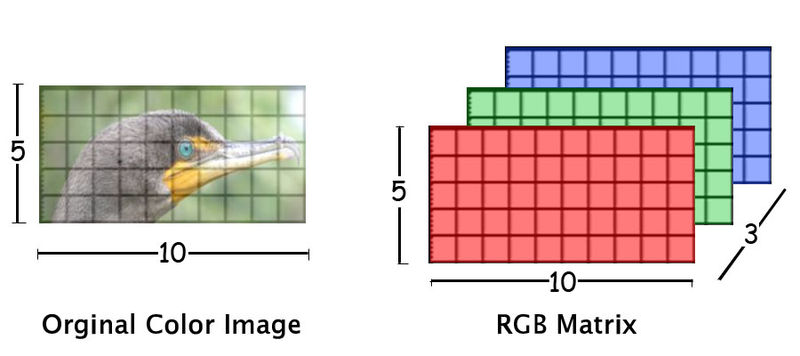
#> input picture labs/img/image_tensor.png, 800 x 356 px
$ jupyter execute --allow-errors 06-images-dataloaders.ipynb   (older library calls are emulated)
#> lines starting #> are read from the running program, lines starting #| are printed output that depends on the picture; after the words box and inside, x2 and y2 are one past the last pixel; in counts of white or black regions, pixels touching at a corner belong together
# Deep Learning course - LAB 6

## Images in Python and PyTorch - custom Datasets and DataLoaders

### Welcome to the fantastic world of Computer Vision!

This Lab will roughly be split in two logically-connected sections:

1. Image manipulation using OpenCV: we will have a quick tour of OpenCV Python API for image management and manipulation.
2. We will learn how to construct a custom Dataset in PyTorch (both in time-efficient and memory-efficient ways) and how to feed Datasets into DataLoaders for ANN training. Here, we will use the basics learned in Part 1 to construct specific data augmentation techniques.

## 1. Introduction to OpenCV

OpenCV is a library for real-time Computer Vision (CV) applications, originally developed by Intel, programmed in C++ and providing a useful Python wrapper.

It can be installed with pip with `pip install opencv-python`. Since the whole of the library has been recently rendered unusable due to trademark reasons (i.e., some of the algorithm implemented there were copyrighted and could not be freely used on OpenCV), there exists an extended version of OpenCV called `opencv-contrib-python` which re-implements these. We will be using the main library since we will not be needing those additional functionalities.

[cell 1]
# to install get_image_size
# import sys
# !{sys.executable} -m pip install git+git://github.com/scardine/image_size

[cell 2]
import torch
import cv2 #opencv
from matplotlib import pyplot as plt
import numpy as np
from get_image_size import get_image_size

### Image IO and basics

Load images into memory with `cv2.imread`

[cell 3]
# read an image
img = cv2.imread("img/image_tensor.png")
#> img is the input picture: shape (356, 800, 3); mean B, G, R 205.7, 207.6, 219.1
# can show via matplotlib
plt.imshow(img)

[cell 4]
# read an image in grayscale -- notice the non-pythonic origin of CV2
img_bw = cv2.imread("img/image_tensor.png", flags=cv2.IMREAD_GRAYSCALE)
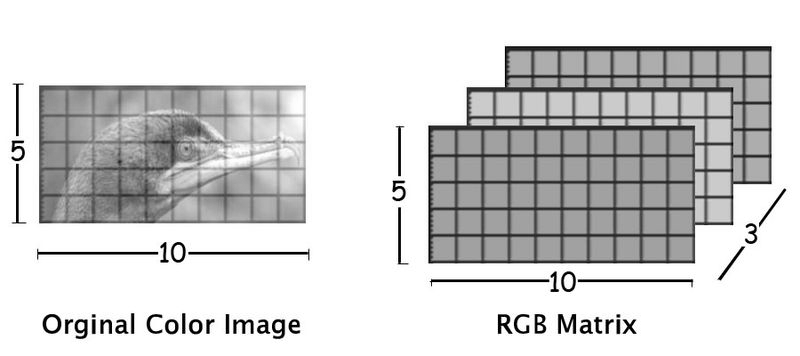
#> img_bw: shape (356, 800); min 0, max 255, mean 210.6
plt.imshow(img_bw, cmap="gray")

[cell 5]
# be careful about nonexisting paths, as OpenCV does not check for existence
img_nonexist = cv2.imread("img/nonexisting_image.jpg")
type(img_nonexist)

You might want to use a helper function for that (if efficiency is not your top priority)

[cell 6]
# [5 lines left out: function imread, not called in this run]

What is the type of the image?

[cell 7]
type(img)

OpenCV in Python treats the images as NumPy arrays. This means that we can use the extensive support of NumPy to elaborate them.

[cell 8]
print("Image shape", img.shape)
#| Image shape (356, 800, 3)

## overlay a small box in the top-left part of the image
img[:50,:50] = np.array([0,0,0])
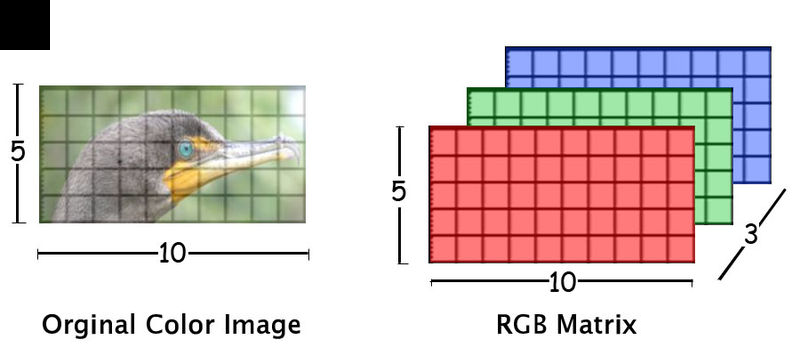
#> img: shape (356, 800, 3); 0.88% of pixels changed, all inside (x1, y1, x2, y2) = (0, 0, 50, 50)
plt.imshow(img)

**Q**: By the way, did you notice something wrong with colors in the image above?

[cell 9]
img_rgb = cv2.cvtColor(img, cv2.COLOR_BGR2RGB)
plt.imshow(img_rgb)

Let us avoid future troubles by implementing another helper:

[cell 10]
def implot(img):
    plt.imshow(cv2.cvtColor(img, cv2.COLOR_BGR2RGB))

Grayscale images are just matrices

[cell 11]
img_bw.shape

We can even use NumPy to create some simple images

[cell 12]
created_image = np.zeros((300, 300, 3), dtype="uint8") # notice the dtype!!
created_image[100:150, 100:150] = np.array([200, 25, 25], dtype="uint8")
implot(created_image)
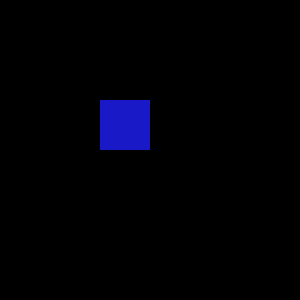
#> shown: shape (300, 300, 3); mean R, G, B 0.7, 0.7, 5.6

Let us quickly go to more "advanced" stuff.

### Image resizing

Just use `cv2.resize`

[cell 13]
h, w = img.shape[:2]
resizing_factor = 0.5
new_h = int(h * resizing_factor)
new_w = int(w * resizing_factor)
# be careful at the order here, we have (WIDTH x HEIGHT)!!
img_res = cv2.resize(img, (new_w, new_h), interpolation=cv2.INTER_LANCZOS4) # interpolation is necessary for both upscaling and downscaling
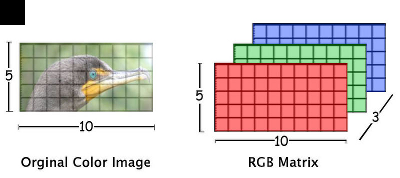
#> img_res: shape (178, 400, 3); mean B, G, R 203.3, 205.2, 216.6
implot(img_res)

## Colorspaces

OpenCV offers support for a very large number of color spaces.

To convert images from a colorspace to another one, you need to use `cv2.cvtColor(image, flag)` where the flag usually goes by the name `cv2.COLOR_COLORSPACE2COLORSPACE`. For instance, if we wish to convert a BGR image to LAB, we just call

[cell 14]
imglab = cv2.cvtColor(img, cv2.COLOR_BGR2LAB)
#> imglab: shape (356, 800, 3); mean of channels 0, 1, 2 212.8, 132.8, 131.9

Note: image plotting works only with RGB images. If we want to plot a LAB image, we must first convert it to RGB!

[cell 15]
implot(imglab) # wrong!
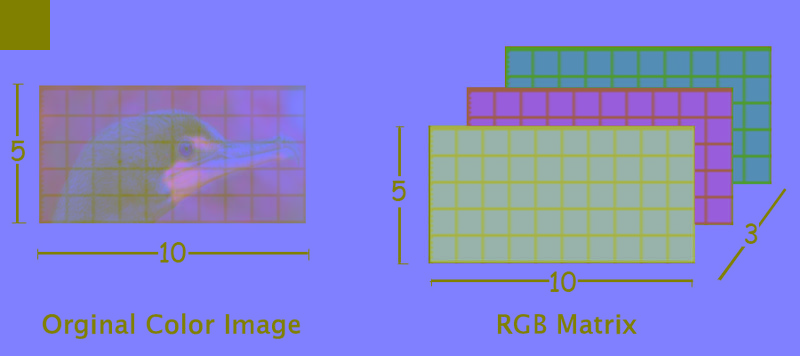
#> shown: shape (356, 800, 3); mean R, G, B 131.9, 132.8, 212.8

## Overlay text and geometric shapes

Before we have seen an uncanny way to overlay a black rectangle onto the image using a simple NumPy array slicing.

There exist OpenCV built-in methods to overlay many kinds of geometric shapes, like circles, polygons, etc. and also text.

Inspired by [OpenCV docs tutorials](https://docs.opencv.org/master/dc/da5/tutorial_py_drawing_functions.html).

[cell 16]
ctr_circle = (img.shape[1]//2, img.shape[0]//2)
cv2.circle(img, ctr_circle, radius=45, color=(50,200,150), thickness=10)

ctr_circle_solid = (ctr_circle[0]-30, ctr_circle[1]-100)
cv2.circle(img, ctr_circle_solid, radius=45, color=(50,200,150), thickness=-1) # thickness = - 1 means solid

ctr_ellipse = (100, 300)
cv2.ellipse(img, ctr_ellipse, (40, 75), angle=35, startAngle=0, endAngle=270, color=(200, 154, 0), thickness=-1)

points = np.array([[600, 300], [400, 300], [350, 350]], dtype="int32").reshape((-1, 1, 2))
cv2.fillPoly(img, pts=[points], color=(0,0,255))

points = np.array([[600, 300], [400, 300], [350, 250]], dtype="int32").reshape((-1, 1, 2))
cv2.polylines(img, isClosed=True, pts=[points], color=(0,0,255), thickness=8)

cv2.line(img, (0,0), (600, 150), (0, 255, 255), thickness=10)
cv2.line(img, (0,img.shape[0]//2), (img.shape[1], img.shape[0]//2), (255, 0, 255), thickness=10)
implot(img)

Let us mark what we just drew with text

[cell 17]
cv2.putText(img, "Circle contour", (ctr_circle[0] + 40, ctr_circle[1] - 40), fontFace=cv2.FONT_HERSHEY_SIMPLEX, fontScale=1, color=(0,0,0), thickness=3)
cv2.putText(img, "Solid circle", (ctr_circle_solid[0] + 40, ctr_circle_solid[1] - 40), fontFace=cv2.FONT_HERSHEY_SIMPLEX, fontScale=1, color=(0,0,0), thickness=3)
cv2.putText(img, "Rotated incomplete ellipse", (ctr_ellipse[0] + 40, ctr_ellipse[1] - 40), fontFace=cv2.FONT_HERSHEY_SIMPLEX, fontScale=1, color=(0,0,0), thickness=3)
cv2.putText(img, "Solid polygon", (500, 325), fontFace=cv2.FONT_HERSHEY_SIMPLEX, fontScale=1, color=(0,0,0), thickness=3)
cv2.putText(img, "Polygon contours", (500, 225), fontFace=cv2.FONT_HERSHEY_SIMPLEX, fontScale=1, color=(0,0,0), thickness=3)
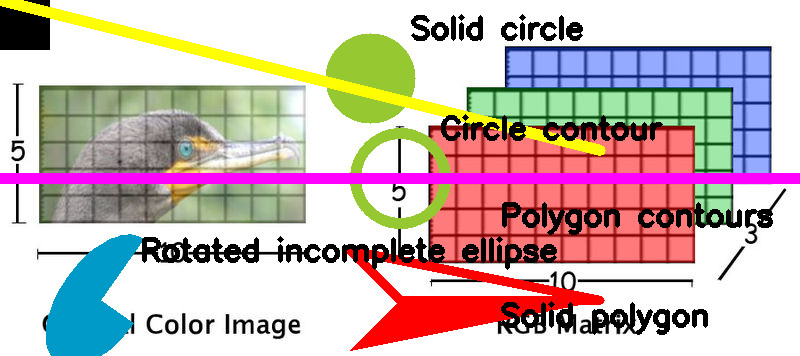
#> img: shape (356, 800, 3); mean B, G, R 180, 182.5, 199.8
implot(img)

## Convolution and filtering

OpenCV has some built-in functions for filtering. For example:

[cell 18]
img_gauss = cv2.GaussianBlur(img, (0,0), 3) # image, kernel size ((0,0) means approxly infinite), sigma
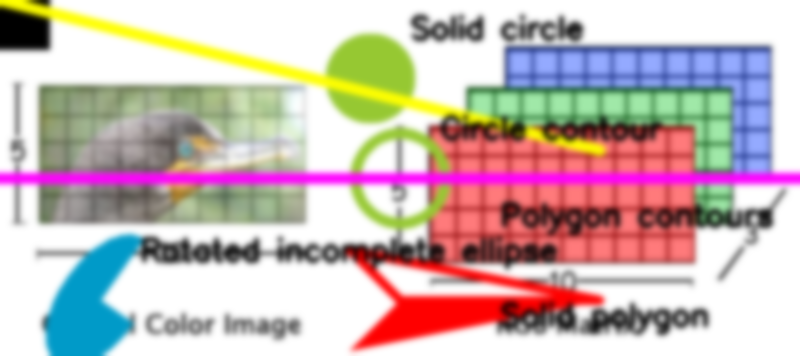
#> img_gauss: shape (356, 800, 3); mean B, G, R 180, 182.5, 199.8
implot(img_gauss)

Correlation is achieved via `cv2.filted2D`

[cell 19]
kernel = np.array([
    [-10, -10, -10],
    [0, 0, 0],
    [10, -10, 10]
], dtype="int32")
filtered = cv2.filter2D(img_bw, ddepth=cv2.CV_64F, kernel=kernel)
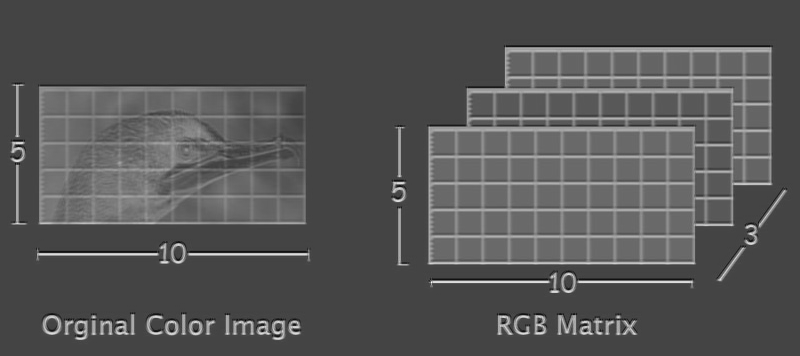
#> filtered: shape (356, 800) float64; min -8490, max 4220, mean -4212.6; drawn with min black and max white
# rescale the image and convert it to uint8 precision
filtered -= filtered.min()
filtered *=  255 / filtered.max()
filtered = filtered.astype("uint8")
implot(filtered)

To obtain a "real" convolution, use [cv2.flip](https://docs.opencv.org/4.1.1/d2/de8/group__core__array.html#gaca7be533e3dac7feb70fc60635adf441)

# Dataset, DataLoader, and data augmentation

In this chapter, we will learn how to work with PT Datasets and DataLoaders.

In order to correctly execute the code below, you'll need to download the [DRIMDB dataset](https://units.sharepoint.com/sites/452SM-DEEPLEARNING2020/Documenti%20condivisi/General/Additional%20material%20for%20Labs/DRIMDB.rar).

Please extract the images into the "labs/datasets/DRIMDB" folder. The "datasets" folder should look like this:

#### Dataset description ([link](https://academictorrents.com/details/99811ba62918f8e73791d21be29dcc372d660305))

> Retinal image quality assessment (IQA) is a crucial process for automated retinal image analysis systems to obtain an accurate and successful diagnosis of retinal diseases. Consequently, the first step in a good retinal image analysis system is measuring the quality of the input image. \[...\] We used a three-class grading system that consists of **good, bad, and outlier classes**.

#### Sidenote

All of the images in the dataset have the same size, 570 $\times$ 760, besides a couple of exceptions. Since data wrangling is not the primary focus of the lecture, we're going to discard these images.

## Importing the dataset the time-efficient way

The time-efficient way to import a dataset in Python is by loading all the images into memory. Since our dataset is roughly ~35MB in size, it will not take away a significant chunk of RAM or GPU RAM.

A PyTorch dataset object inherits from `Dataset` and should have at least two methods implemented:
* the constructor, which should load the images (and the labels, if we're doing supervised learning) in memory
* a `__len__` method, which returns the number of images in the dataset
* a `__getitem__` method, which is used to access the image (and label) given its index

Let's implement it

[cell 20]
import torch
import os
import cv2
import numpy as np
from torch.utils.data import Dataset
from matplotlib import pyplot as plt
import torchvision.transforms as T
from get_image_size import get_image_size
from PIL import Image
def implot(img):
    plt.imshow(cv2.cvtColor(img, cv2.COLOR_BGR2RGB))

[cell 21]
class DRIMDB_TimeEfficient(Dataset):
    def _read_images_and_labels_from_folder(self, folder, extension=".jpg"):
        if extension is None:
            extension = ""

        subfolders = [os.path.join(folder, f) for f in os.listdir(folder) if os.path.isdir(os.path.join(folder, f))]
        labels_list = []
        img_list = []

        for i, path in enumerate(subfolders):
            img_list_subfolder = [cv2.imread(os.path.join(path, f)) for f in os.listdir(path) if f.endswith(extension)]
            # discard images with shape different than 570x760
            img_list_subfolder = [img for img in img_list_subfolder if img.shape == (570, 760, 3)]
            img_list.extend(img_list_subfolder) # img_list = img_list + img_list_subfolder
            labels_list.extend([i] * len(img_list_subfolder))

        # Why arrays? You'll see later
        img_array = np.asarray(img_list) # 100 x 570 x 760 x 3
        labels_array = np.array(labels_list)

        return img_array, labels_array


    def __init__(self, root="datasets/DRIMDB", transform=None, **kwargs):
        self.data, self.targets = self._read_images_and_labels_from_folder(root, **kwargs) # note: these are the standard names for PT data and labels
        if transform is None:
            self.transform = lambda x: x
        else:
            self.transform = transform

    def __len__(self):
        return self.data.shape[0]

    def __getitem__(self, index):
        return self.transform(self.data[index]), self.targets[index]

#> (a cell that did not finish here is left out)

### Splitting a dataset in training set and test set

[cell 23]
pct_trainset = .75
#> (the rest of this cell did not finish here and is left out)

### What do we need more than that?

We are almost ready to create the DataLoaders, which will then pass our data into the model.

One thing we need to do: a DataLoader needs to pass data to the network in form of torch tensors; preferably, the tensor should be centered on 0 for each of its channels (i.e., RGB for the images) to aid numerical calculations.

In PT, the info about how the DataLoader should handle the data is stored in the `transform` attribute of the dataset.

The `transform` attribute for images is usually a cascade (`torchvision.transforms.Compose`) of methods which apply sequentially to each of the image which the DataLoader samples in the current batch. It may be just an instruction on how to convert the data into tensors, but it may also contain optional data augmentation techniques. We'll quickly see the usual routine for tensor convertion.

In this case, the cascade is composed of:
* a conversion to tensor (`torchvision.transforms.ToTensor`) which converts the given array to a tensor and rescales it in the 0-1 range
* a normalization (`torchvision.transforms.Normalize`) such that the "images" have 0 mean and std of 1.

*Note: for dataset of natural images, especially if this dataset hardly fits in memory (think about ImageNet for a sec) in which case it's hard to get mean and std quickly, one can still normalize by considering channel-wise mean and std of 0.5. In our case, since the images have all similar colors with vary little variability, the results are widely different than 0.5.*

For the normalization, we first need the (rescaled) values of mean and std, which we can quickly recover:

#> (a cell that did not finish here is left out)

Now that we have our values for means and std, we can apply this _minimal_ transformation pipeline to our datasets.

#> (a cell that did not finish here is left out)

and we can create our DataLoaders, which we will then use to feed data and labels to the training routines.

Notice a couple of things:
* the batch_size for the training set is a hyperparameter. Too high of a batch size could mean that the optimizer goes straigth into a bad local optima. Too low and the optimizer could wander around aimlessly (i.e., the minibatch is too little representative of the dataset itself).
  * on the other hand, the batch_size for the test set is not a hyperparameter. we choose one which fits our RAM/GPU memory s.t. we can execute the calculation of the test statistics quickly but without overloading the memory itself.
* it is a good norm to reshuffle the batches (`shuffle` argument) after the conclusion of an epoch of training. However, doing it on the test set changes nothing in the calculation of the performance and only leads to slower computation.
* there's an additional keyword argument, `num_workers`, which specifies the number of processes working on the data loading task. If 0, a single process does all the job. This could result in a huge bottleneck as data loading (especially in the memory-efficient case we'll see after) may require a substantial amount of computation every time. If $n$, there'll be $n$ "slave" processes plus 1 "master" process loading the data.

#> (a cell that did not finish here is left out)

## Importing the dataset the memory-efficient way

When a dataset is too large (think for a moment of ImageNet which weighs > 100Gb) you can't load it all into memory.
What we need to do is, instead, load the mini-batches in memory and keep the dataset on the disk.

We can accomplish that, for example, by storing a list of paths of the images in memory (which is most probably lighter than the images themselves) and by loading the images when `__getitem__` is called (which is what the DataLoader does). We trade off a bit of time efficiency for a better memory management.

In our implementation, we actually load directly the labels in RAM during the instantiation of the dataset. We could've also done this step inside `__getitem__`, as the images are loaded, with a bit more code.

[cell 27]
class DRIMDB_MemoEfficient(Dataset):
    # now it loads targets + paths of images
    def _load_images_paths_and_labels(self, folder, extension=".jpg"):
        if extension is None:
            extension = ""

        subfolders = [os.path.join(folder, f) for f in os.listdir(folder) if os.path.isdir(os.path.join(folder, f))]
        img_path = []
        labels_list = []
        for i, path in enumerate(subfolders):
            img_path_subfolder = [os.path.join(path, f) for f in os.listdir(path) if f.endswith(extension) and get_image_size(os.path.join(path, f)) == (760, 570)]
            # note: the last check is to avoid loading a couple of "outlier" images which have wrong size
            img_path.extend(img_path_subfolder)
            labels_list.extend([i] * len(img_path_subfolder))

        return img_path, labels_list

    def __init__(self, root="datasets/DRIMDB", transform=None, **kwargs):
        self.data_paths, self.targets = self._load_images_paths_and_labels(root, **kwargs)

$ run again, with labs/img/mlp_mnist.png copied over labs/img/image_tensor.png
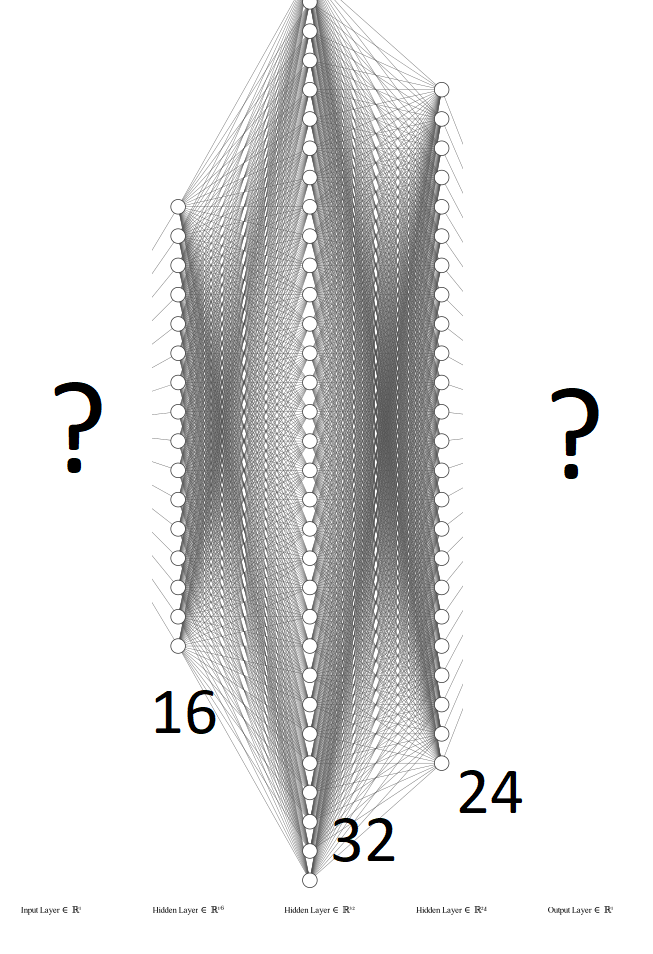
#> input picture labs/img/mlp_mnist.png, 653 x 954 px
#> img is the input picture: shape (954, 653, 3); mean B, G, R 225.5, 225.5, 225.5
#| Image shape (954, 653, 3)
#> imglab: shape (954, 653, 3); mean of channels 0, 1, 2 226.5, 128, 128
#> `[cell 15] implot(imglab)`:
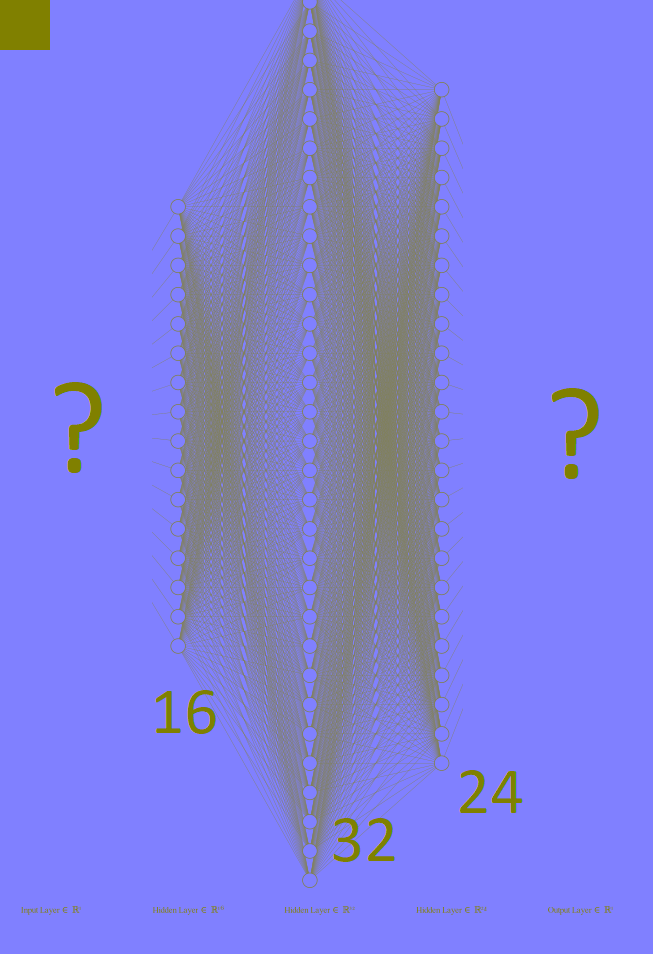
#> shown: shape (954, 653, 3); mean R, G, B 128, 128, 226.5
#> `filtered = cv2.filter2D(img_bw, ddepth=cv2.CV_64F, kernel=kernel)`:
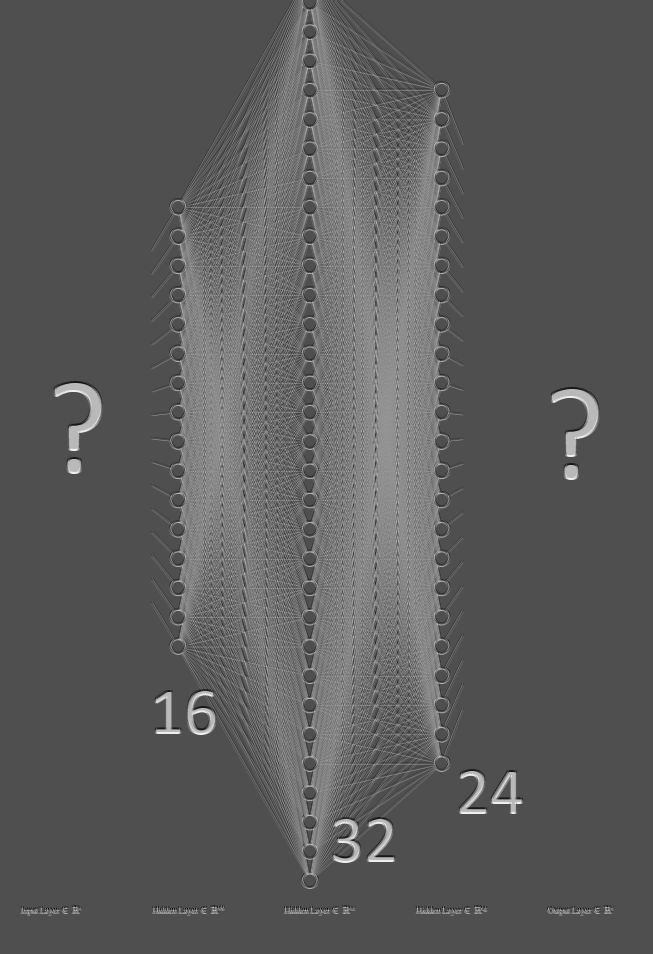
#> filtered: shape (954, 653) float64; min -8880, max 3300, mean -4510.3; drawn with min black and max white
